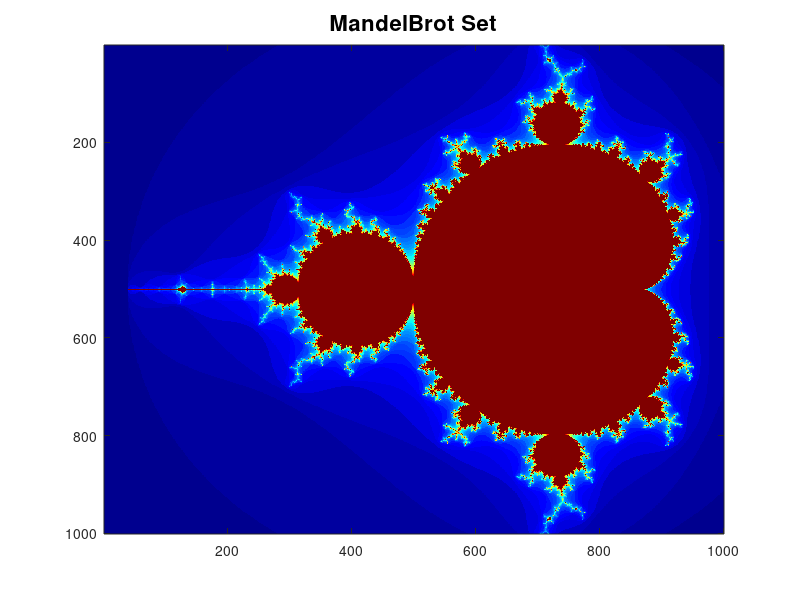

MATLAB code for this plot:
%Script for plotting the mandelbrot set
%Constants that can be changed for much more accurate and beautiful
%rendering
MaxSize = 1001;
MaxIterations = 50;

%creating an initial grid on the complex plane
x = linspace(-2.1,0.6,MaxSize);
y = linspace(-1.1,1.1,MaxSize);

[X,Y] = meshgrid(x,y);
%Declaring C as complex version of X and Y
C=complex(X,Y);

%Defining max iteration and maximum, value of Z
Z_max = 1e6;
Z = C;
%The final mesh to plot on
B = zeros(size(X));

%The actual funda, doing the Z^2 +C thing for max iterations
%and filtering out
for k = 1:MaxIterations
    Z = Z.^2 + C;
    B = B+(abs(Z) <2);
end

%Plotting the image using imagesc function
imagesc(B);
colormap(jet);
title('MandelBrot Set','FontSize',16);